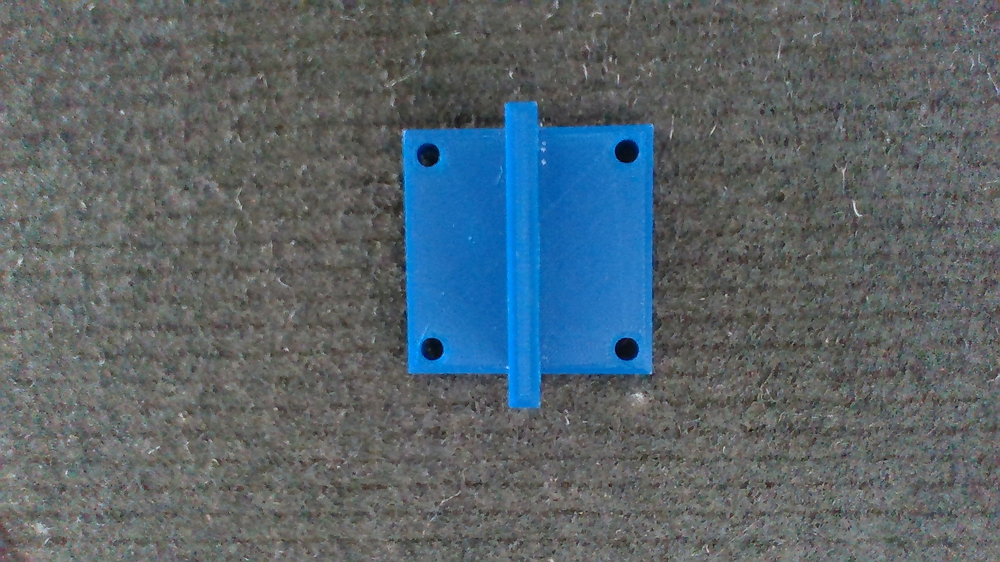
#> input picture ur5e_cam_description/scripts/defects/superior_sd_1_Color.png, 1000 x 562 px, shrunk from 1920 x 1080 before the run, found by its file name
$ python 4_circulos_base.py
#> lines starting #> are read from the running program, lines starting #| are printed output that depends on the picture
import numpy as np
import cv2 as cv

import matplotlib.pyplot as plt

# cimg = cv.imread('/home/alberto/tfm_ws/src/TFM_AlbertoLosa_2122/ur5e_cam_description/scripts/defects/lateral_no_circulo_Color.png')
cimg = cv.imread('/home/alberto/tfm_ws/src/TFM_AlbertoLosa_2122/ur5e_cam_description/scripts/defects/superior_sd_1_Color.png')
#> cimg is the input picture: shape (562, 1000, 3); mean B, G, R 106.9, 100.4, 89.1
assert cimg is not None, "file could not be read, check with os.path.exists()"
cimg = cv.medianBlur(cimg,7)
img = cv.cvtColor(cimg,cv.COLOR_RGB2GRAY)
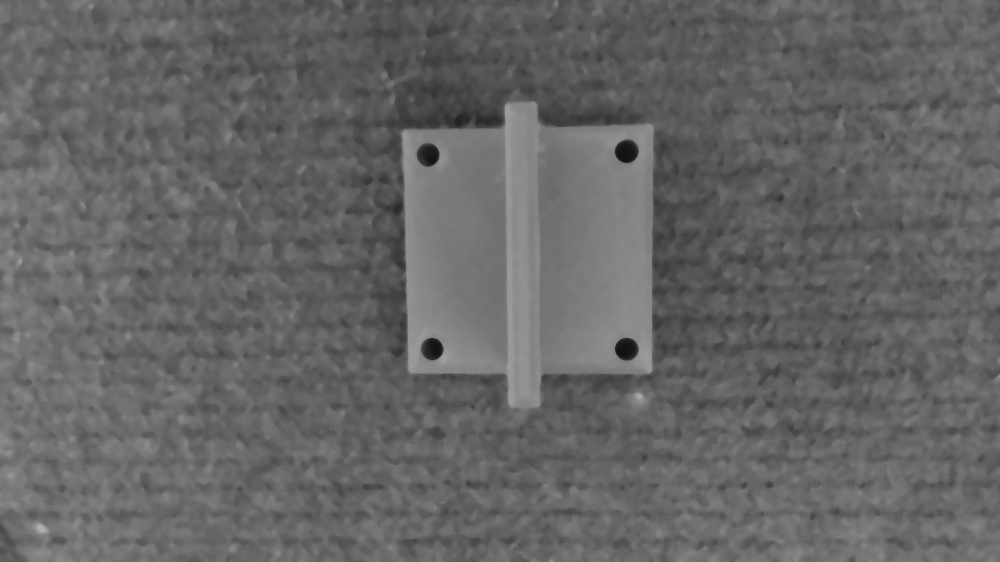
#> img: shape (562, 1000); min 17, max 179, mean 100.9

# Calculo de círculos
circles = cv.HoughCircles(img,cv.HOUGH_GRADIENT_ALT,0.9,40,param1=200,param2=0.9,minRadius=5,maxRadius=0)
#> circles = [[626, 349, 11.52], [626, 151, 11.62], [428, 155, 11.42], [432, 349, 11.09]]
circles = np.uint16(np.around(circles))
#> circles = [[626, 349, 12], [626, 151, 12], [428, 155, 11], [432, 349, 11]]

# Pintar elementos sobre la imagen
for i in circles[0,:]:
    # draw the outer circle
    cv.circle(cimg,(i[0],i[1]),i[2],(0,255,0),2)
    # draw the center of the circle
    cv.circle(cimg,(i[0],i[1]),2,(0,0,255),3)
#> this loop made 4 passes
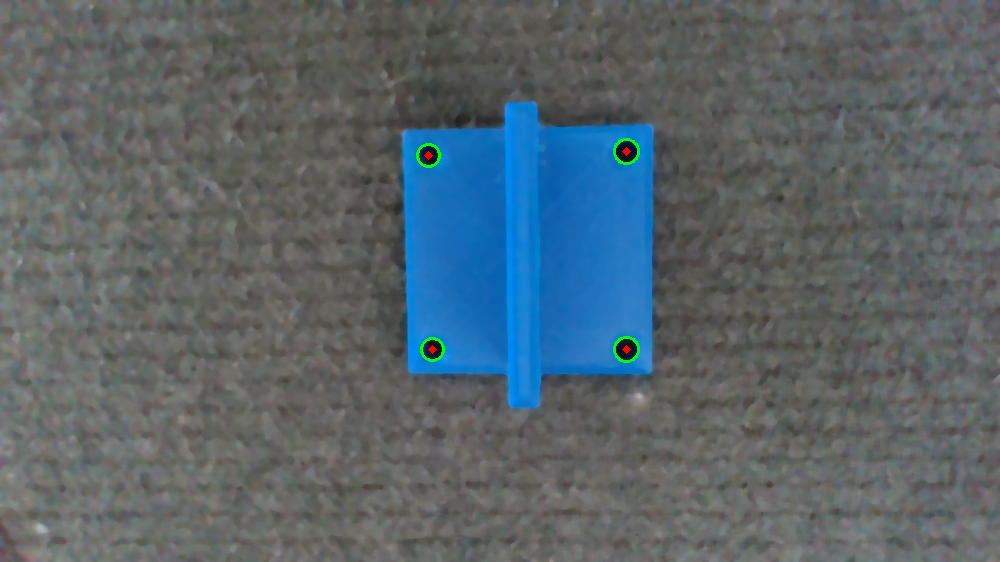
#> cimg: shape (562, 1000, 3); mean B, G, R 106.5, 100.5, 89

circulos = circles[0,:]
#> circulos has the same summary as circles

if len(circulos) == 4:
    print("Pieza correcta")
elif len(circulos) == 3:
    print("Falta 1 círculo")
else:
    print("Falta ", 4-len(circulos), " circulos")

cv.imshow('img',img)
cv.imshow('cimg',cimg)
cv.waitKey(0)
cv.destroyAllWindows()

$ run again, with ur5e_cam_description/scripts/defects/lateral_no_circulo_Color.png copied over ur5e_cam_description/scripts/defects/superior_sd_1_Color.png
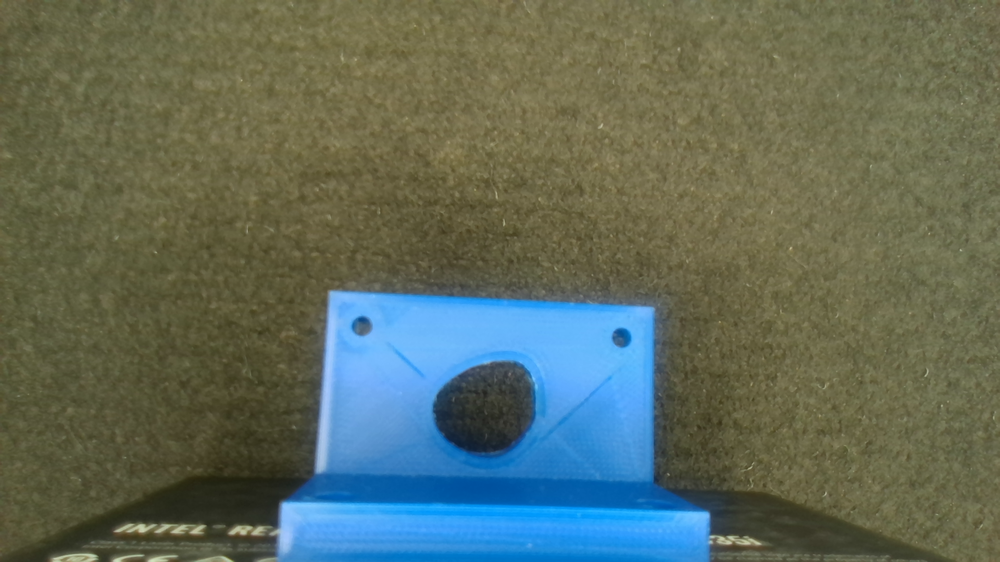
#> input picture ur5e_cam_description/scripts/defects/lateral_no_circulo_Color.png, 1000 x 562 px, shrunk from 1920 x 1080 before the run, found by its file name
#> cimg is the input picture: shape (562, 1000, 3); mean B, G, R 92.8, 106.9, 95.4
#> `img = cv.cvtColor(cimg,cv.COLOR_RGB2GRAY)`:
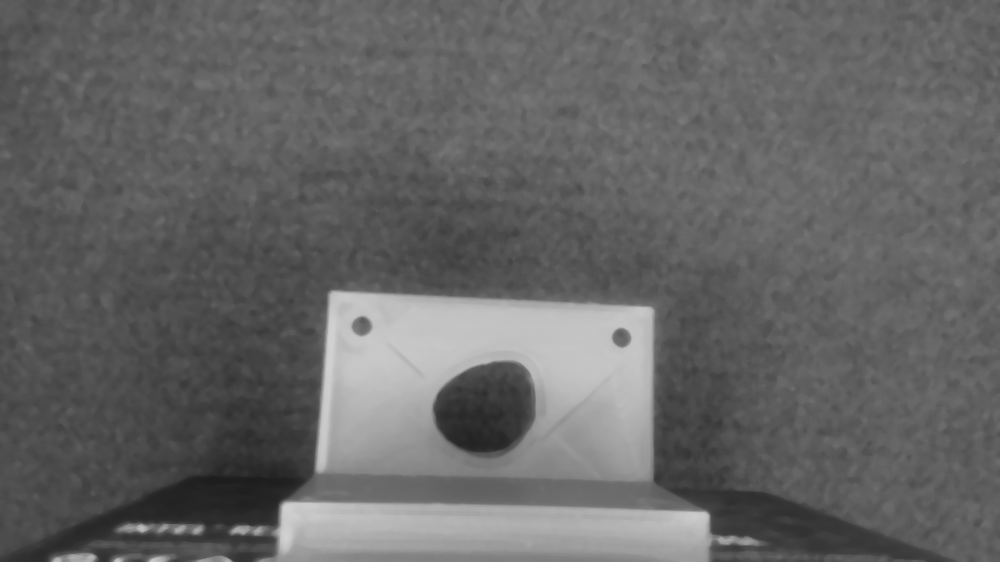
#> img: shape (562, 1000); min 29, max 209, mean 101.2
#> `circles = cv.HoughCircles(img,cv.HOUGH_GRADIENT_ALT,0.9,40,param1=200,..`: circles = [[481, 410, 46.24], [361, 326, 9.81], [621, 337, 9.44]]
#> `circles = np.uint16(np.around(circles))`: circles = [[481, 410, 46], [361, 326, 10], [621, 337, 9]]
#> the loop `for i in circles[0,:]:` made 3 passes
#> after the loop `for i in circles[0,:]:`:
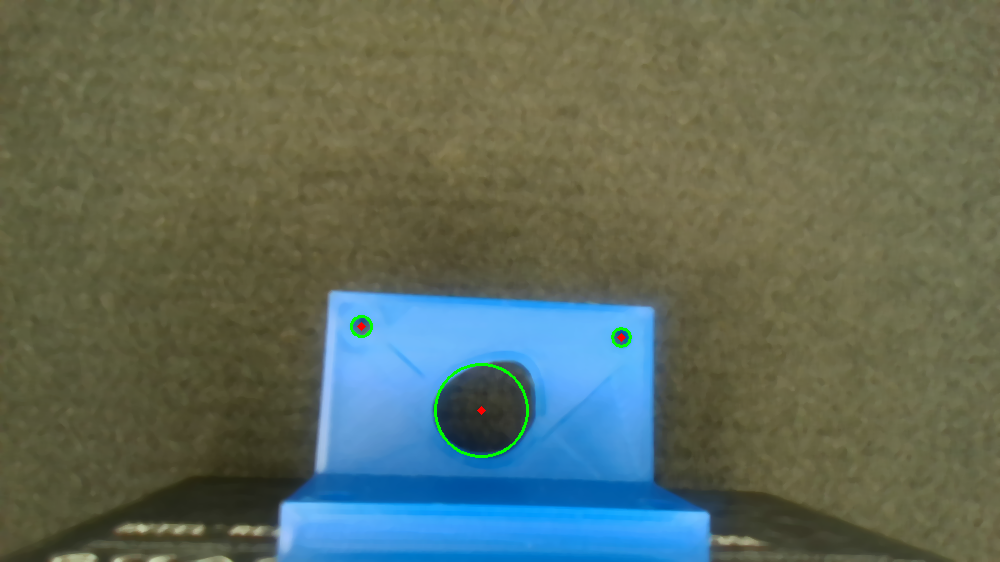
#> cimg: shape (562, 1000, 3); mean B, G, R 92.2, 107.1, 95.2

$ run again, with ur5e_cam_description/scripts/defects/superior_sd_2_Color.png copied over ur5e_cam_description/scripts/defects/superior_sd_1_Color.png
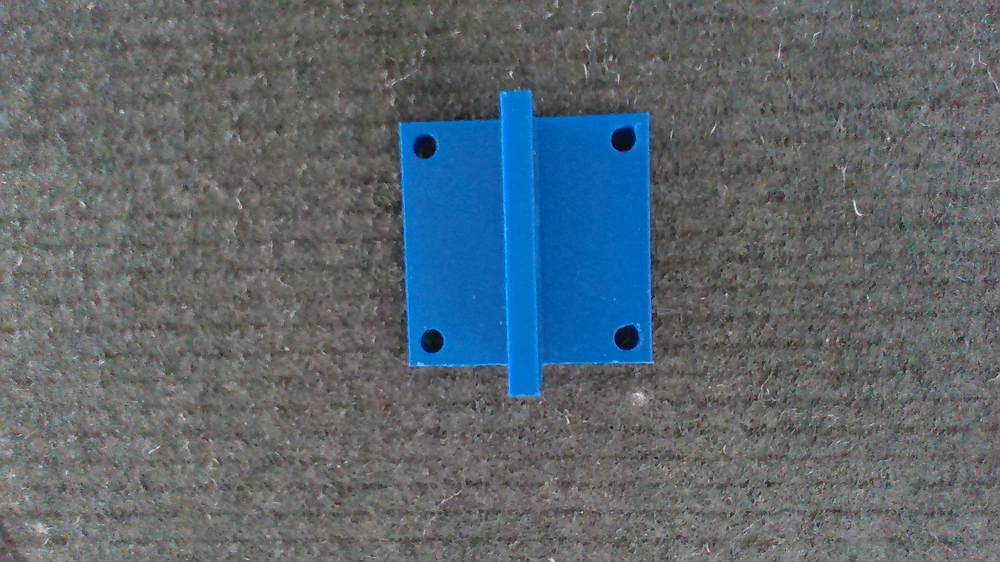
#> input picture ur5e_cam_description/scripts/defects/superior_sd_2_Color.png, 1000 x 562 px, shrunk from 1920 x 1080 before the run, found by its file name
#> cimg is the input picture: shape (562, 1000, 3); mean B, G, R 110.8, 102.9, 92.6
#> `img = cv.cvtColor(cimg,cv.COLOR_RGB2GRAY)`:
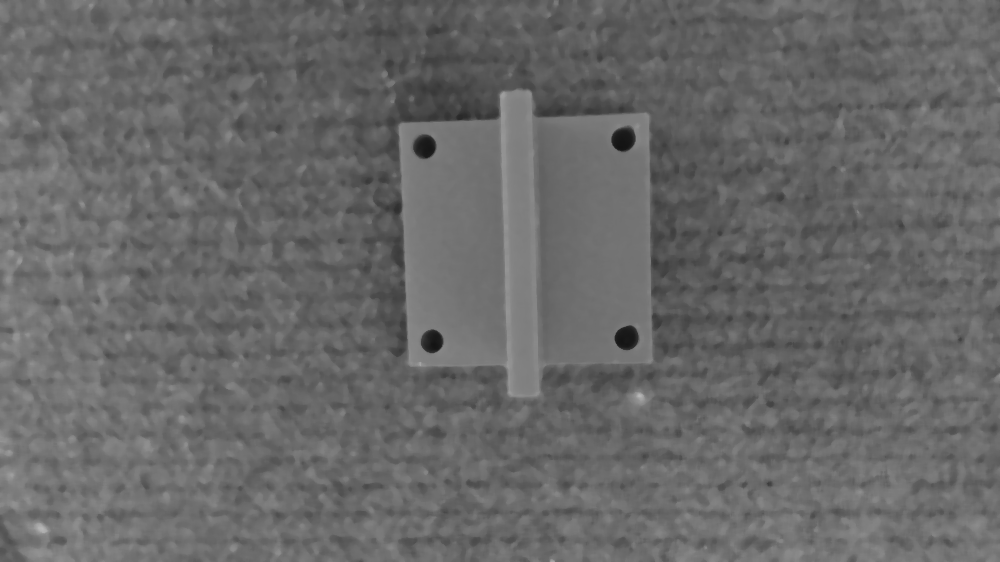
#> img: shape (562, 1000); min 19, max 183, mean 103.9
#> `circles = cv.HoughCircles(img,cv.HOUGH_GRADIENT_ALT,0.9,40,param1=200,..`: circles = [[627, 337, 12.14], [622, 139, 12.29], [424, 146, 11.75], [432, 341, 11.53]]
#> `circles = np.uint16(np.around(circles))`: circles = [[627, 337, 12], [622, 139, 12], [424, 146, 12], [432, 341, 12]]
#> the loop `for i in circles[0,:]:` made 4 passes
#> after the loop `for i in circles[0,:]:`:
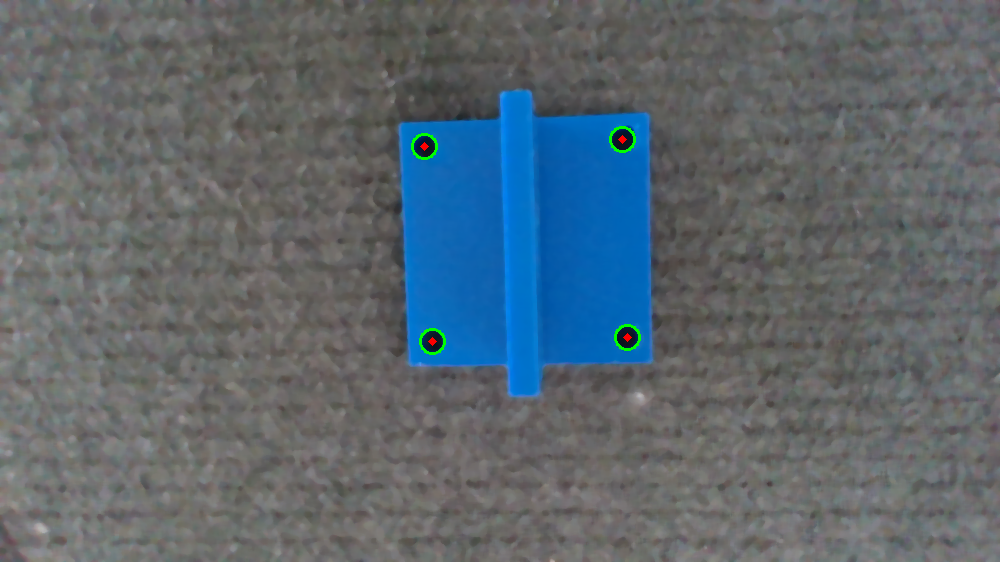
#> cimg: shape (562, 1000, 3); mean B, G, R 110.4, 103, 92.5
#> circulos has the same summary as circles

$ run again, with ur5e_cam_description/scripts/defects/superior_sd_3_Color.png copied over ur5e_cam_description/scripts/defects/superior_sd_1_Color.png
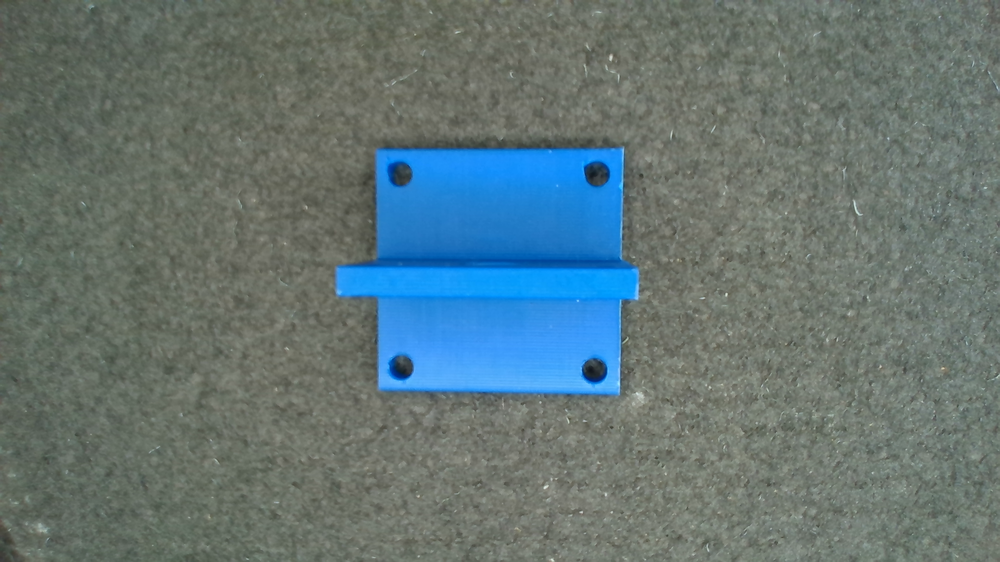
#> input picture ur5e_cam_description/scripts/defects/superior_sd_3_Color.png, 1000 x 562 px, shrunk from 1920 x 1080 before the run, found by its file name
#> cimg is the input picture: shape (562, 1000, 3); mean B, G, R 117.2, 116.8, 99.6
#> `img = cv.cvtColor(cimg,cv.COLOR_RGB2GRAY)`:
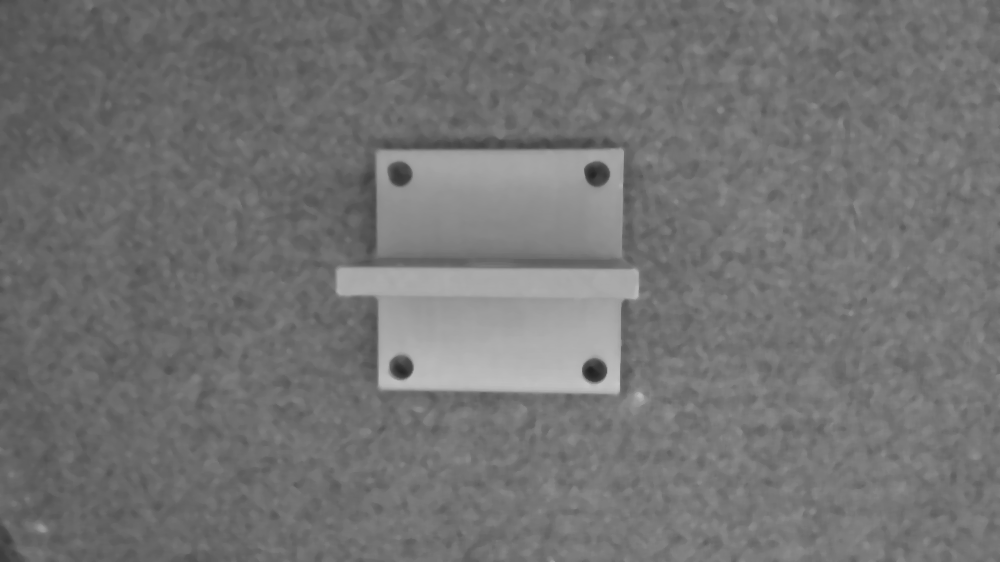
#> img: shape (562, 1000); min 33, max 197, mean 114.8
#> `circles = cv.HoughCircles(img,cv.HOUGH_GRADIENT_ALT,0.9,40,param1=200,..`: circles = [[401, 367, 12.06], [597, 174, 12.76], [594, 370, 12.28], [399, 174, 12.46]]
#> `circles = np.uint16(np.around(circles))`: circles = [[401, 367, 12], [597, 174, 13], [594, 370, 12], [399, 174, 12]]
#> the loop `for i in circles[0,:]:` made 4 passes
#> after the loop `for i in circles[0,:]:`:
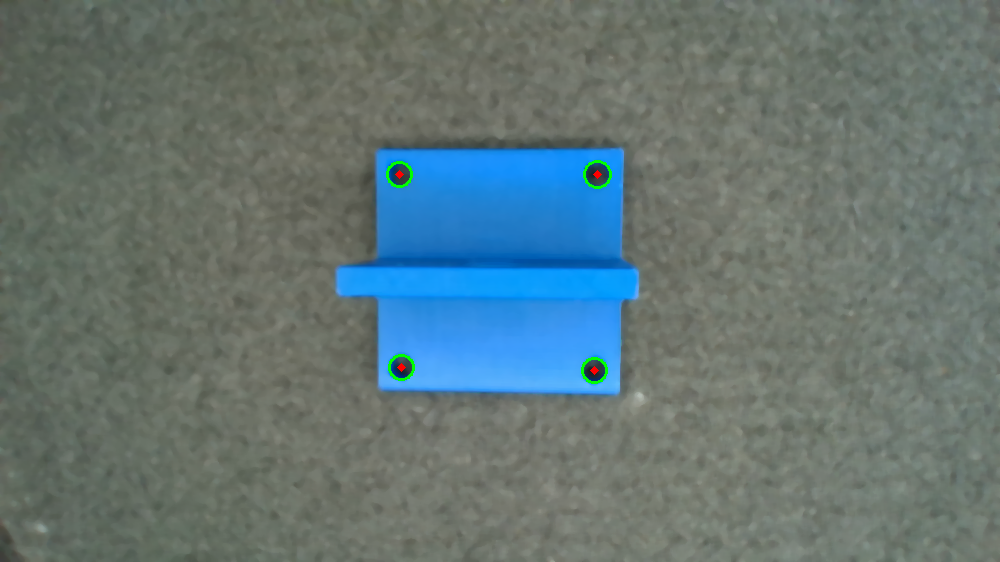
#> cimg: shape (562, 1000, 3); mean B, G, R 116.7, 116.9, 99.4
#> circulos has the same summary as circles
